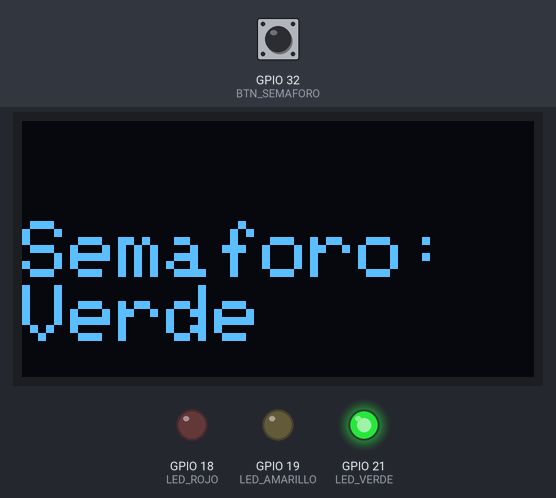
Bench run of a sketch on a simulated ESP32. Shown: 128×64 one-colour display, output pins drawn as LEDs (lit = HIGH). The test bench sets the inputs (shaded band); at power-on: GPIO 32 (BTN_SEMAFORO) HIGH.

Above: at 2.2 s.
2.3 s: GPIO 32 (BTN_SEMAFORO) pulled LOW for 0.15 s
At 3.5 s:
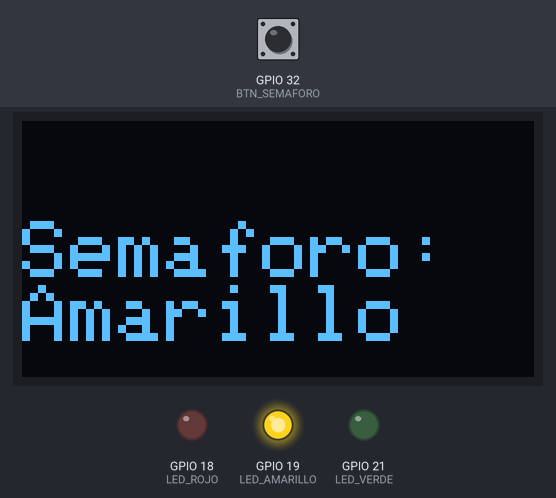
3.9 s: GPIO 32 (BTN_SEMAFORO) pulled LOW for 1 s
At 4.7 s:
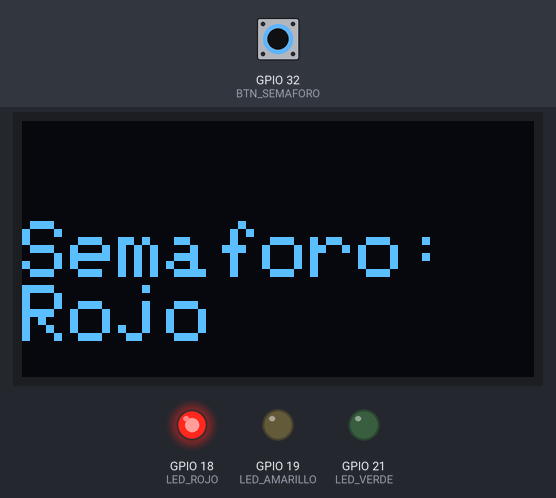
6.4 s: GPIO 32 (BTN_SEMAFORO) pulled LOW for 3.2 s
At 7.8 s:
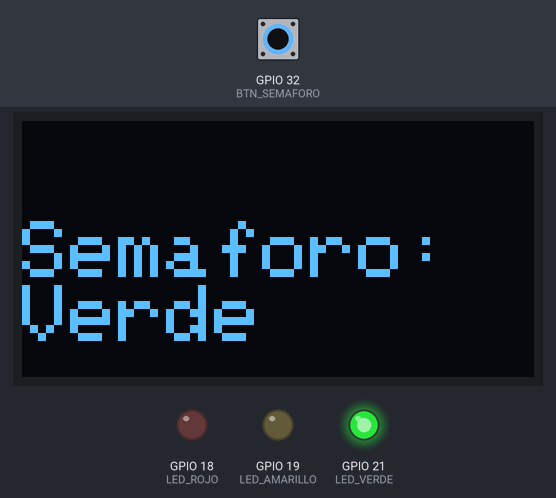
Timing chart, 0 to 9.4 s (numbered marks = the images above; inputs shaded):
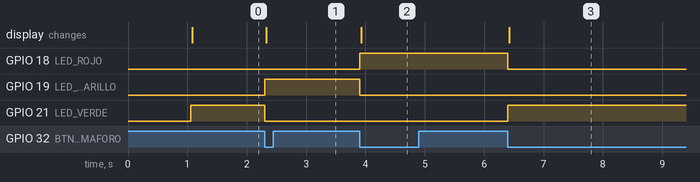

The sketch:

interseccion-peatonal.ino
```cpp
#include <Wire.h>
#include <Adafruit_GFX.h>
#include <Adafruit_SSD1306.h>

// Configuración de OLED
#define SCREEN_WIDTH 128
#define SCREEN_HEIGHT 64
#define OLED_RESET -1
Adafruit_SSD1306 display(SCREEN_WIDTH, SCREEN_HEIGHT, &Wire, OLED_RESET);

// Pines de LEDs
#define LED_VERDE 21
#define LED_AMARILLO 19
#define LED_ROJO 18

// Botón
#define BTN_SEMAFORO 32

// Estados del semáforo
enum Estado { VERDE, AMARILLO, ROJO };
Estado semaforoEstado = VERDE;

// Variables
bool botonPresionado = false;

// Configuración inicial
void setup() {
  Wire.begin(23, 22);

  if (!display.begin(SSD1306_SWITCHCAPVCC, 0x3C)) {
    Serial.println(F("No se encontró la pantalla OLED"));
    while (true);
  }

  // Configuración de pines
  pinMode(LED_VERDE, OUTPUT);
  pinMode(LED_AMARILLO, OUTPUT);
  pinMode(LED_ROJO, OUTPUT);
  pinMode(BTN_SEMAFORO, INPUT_PULLUP);

  // Mostrar pantalla inicial
  display.clearDisplay();
  display.setTextSize(2);
  display.setTextColor(SSD1306_WHITE);
  display.setCursor(30, 25);
  display.println("Listo!");
  display.display();

  delay(1000);
  actualizarSemaforo();
}

// Bucle principal
void loop() {
  if (digitalRead(BTN_SEMAFORO) == LOW && !botonPresionado) {
    botonPresionado = true;

    // Avanza al siguiente estado usando FIFO
    switch (semaforoEstado) {
      case VERDE:
        semaforoEstado = AMARILLO;
        break;
      case AMARILLO:
        semaforoEstado = ROJO;
        break;
      case ROJO:
        semaforoEstado = VERDE;
        break;
    }

    actualizarSemaforo();
    delay(200); // Pequeño debounce
  }

  if (digitalRead(BTN_SEMAFORO) == HIGH) {
    botonPresionado = false;
  }
}

// Actualiza los LEDs y la pantalla OLED según el estado
void actualizarSemaforo() {
  display.clearDisplay();
  display.setTextSize(2);
  display.setTextColor(SSD1306_WHITE);
  display.setCursor(0, 25);

  switch (semaforoEstado) {
    case VERDE:
      digitalWrite(LED_VERDE, HIGH);
      digitalWrite(LED_AMARILLO, LOW);
      digitalWrite(LED_ROJO, LOW);
      display.println("Semaforo: Verde");
      break;

    case AMARILLO:
      digitalWrite(LED_VERDE, LOW);
      digitalWrite(LED_AMARILLO, HIGH);
      digitalWrite(LED_ROJO, LOW);
      display.println("Semaforo: Amarillo");
      break;

    case ROJO:
      digitalWrite(LED_VERDE, LOW);
      digitalWrite(LED_AMARILLO, LOW);
      digitalWrite(LED_ROJO, HIGH);
      display.println("Semaforo: Rojo");
      break;
  }

  display.display();
}
```

Measured:
- after the input at 2.3 s, GPIO 19 (LED_AMARILLO): LOW → HIGH at once; GPIO 21 (LED_VERDE): HIGH → LOW at once; the display: changes at once (image 1)
- after the input at 3.9 s, GPIO 18 (LED_ROJO): LOW → HIGH at once; GPIO 19 (LED_AMARILLO): HIGH → LOW at once; the display: changes at once (image 2)
- after the input at 6.4 s, GPIO 18 (LED_ROJO): HIGH → LOW at once; GPIO 21 (LED_VERDE): LOW → HIGH at once; the display: changes at once (image 3)
